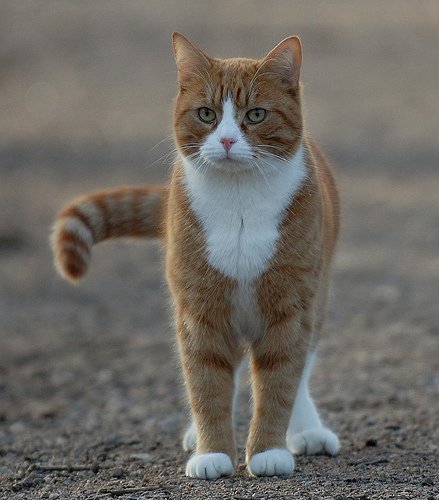
#> input picture week1/cat.png, 439 x 500 px; the run also reads 3 pictures not shown here
$ jupyter execute --allow-errors convolution.ipynb   (shell and % lines are left out)   (older library calls are emulated)
#> lines starting #> are read from the running program, lines starting #| are printed output that depends on the picture
[cell 1]
import numpy as np
from matplotlib import pyplot as plt
#%matplotlib notebook
from scipy import misc

import time

Let's do some setup and  load in image

[cell 2]
img = misc.imread('cat.png').astype(np.float)/255
#plt.figure()
plt.imshow(img)
plt.show()
start = time.time()
#out1 = sobel_filter(img)
#out2 = blur_filter(img)
#print('Calculation time:', time.time()-start, 'sec')
print('Image size:',img.shape)
#| Image size: (500, 439, 3)

Now, implement convolution of image of NxM pixels and C spectral bands (C=3 for a RGB image)
with a filter kernel of size Nk x Mk. THis image has 500*439pixels and 3 band since it is a colour image.

To compute the result of pixel (i,j,c), place the filter kernel at pixel (i,j,c) and multiply the image and the filter at all locations where the filter overlaps the image, then sum the result.
This sum can be computed using np.sum, or you can use 2 for-loops (this will be slower).

To compute the result of all pixels we need a for loop over all the indexes, in this case three for loops over image width (N), height (M) and number of channels (C).

In this example we compute convolution only at those pixels where the filter kernel fits inside the image.

First, implement convolution_loops where you in addition to the 3 outer loops also loop over the filter kernel.  See lecture notes for formula.

[cell 3]
# [20 lines left out: function convolution_loops, not called in this run]
"""
def convolution_loops(image, kernel):

  #Write a general function to convolve an image with an arbitrary kernel.

  out = np.zeros(image.shape)

  #kernel = kernel[::-1, ::-1] #Flipping kernel to follow convention

  N, M, C = image.shape
  Nk, Mk = kernel.shape
  nk_2 = Nk // 2
  mk_2 = Mk // 2
  for i in range(nk_2, N - nk_2):
    for j in range(mk_2, M - mk_2):
      for c in range(C):
        currsum = 0.0;
        for k in range(-nk_2,nk_2):
            for l in range(-mk_2,mk_2):
               currsum = currsum + image[i-k,j-l,c]*kernel[k,l]


        out[i, j, c] = currsum
  return out
"""

Now, replace the loop over the filter kernel by using either np.sum or np.dot (the latter after reshaping the current subwindow and the filter into a 1D vectors of length (1,Nk*Mk)

[cell 4]
def convolution(image, kernel):
    """
    Write a general function to convolve an image with an arbitrary kernel.
    """
    out = np.zeros(image.shape)
    if kernel.shape[0] != kernel.shape[1]:
        return "Kernel not square matrix"
    else:
        kernel = kernel[::-1, ::-1]
        h_1 = np.int_(np.floor((kernel.shape[0]-1)/2))
        for b in range(out.shape[2]):
            for y in range(out.shape[0]):
                for x in range(out.shape[1]):
                    if y >= h_1 and y < out.shape[0] - h_1 and x >= h_1 and x < out.shape[1] - h_1:
                        out[y,x,b] = np.sum(image[y-h_1:y+h_1+1,x-h_1:x+h_1+1,b]*kernel)
        return out

# [29 lines left out: function convolution_prettier, not called in this run]

def convolution_prettier_faster(image, kernel):
    """
    Write a general function to convolve an image with an arbitrary kernel.
    """
    # Flipping kernel to so that it is convolution and not correlation.
    kernel = kernel[::-1, ::-1]

    height_image, width_image, channel_image = image.shape
#> height_image = 500; width_image = 439; channel_image = 3

    # Todd: Account for padding and striding.
    out = np.zeros(image.shape)

    height_kernel, width_kernel = kernel.shape

    half_height_kernel, half_width_kernel = \
        np.int(np.floor((height_kernel-1)/2)), np.int(np.floor((width_kernel-1)/2))

    #print(np.swapaxes((kernel*np.ones(shape=(channel_image, height_kernel, width_kernel))).T, 0, 1))

    for y in range(height_image):
        for x in range(width_image):

            if y >= half_height_kernel \
            and y < height_image - half_height_kernel \
            and x >= half_width_kernel \
            and x < width_image - half_width_kernel:

                out[y,x,:] = \
                np.sum(image[y-half_height_kernel:y+half_height_kernel+1,\
                             x-half_width_kernel:x+half_width_kernel+1,\
                             :]*np.swapaxes((kernel*np.ones(shape=(channel_image, height_kernel, width_kernel))).T, 0, 1), axis=(0, 1))

    return out

def compute_convolved_image_shape(input_heigth, \
                               input_width, \
                               kernel_heigth, \
                               kernel_width, \
                               pad_size, \
                               stride):
    # Formula for the spatial dimensions of an image
    # in an convolutional output layer.
    return np.int(np.floor(1 + (input_heigth + 2*pad_size - kernel_heigth)/stride)), \
            np.int(np.floor(1 + (input_width + 2*pad_size - kernel_width)/stride))

def convolution_prettiest(input_image, weights, pad_size=0, stride=1):
    """
    Write a general function to convolve an image with an arbitrary kernel.
    """
#> called with weights = array of shape (5, 5), pad_size = 0, stride = 1
    # Flipping weights/kernel to so that it is convolution and not correlation.
    weights = weights[::-1, ::-1]

    height_weights, width_weights = weights.shape

    height_input_image, width_input_image, channels_input_image = input_image.shape
#> height_input_image = 500; width_input_image = 439; channels_input_image = 3

    # Assuming that the filter size is num_filters =
    # channels_output_image = channels_input_image = 3
    channels_output_image = channels_input_image
#> channels_output_image = 3

    input_image_padded = \
    np.pad(input_image, ((pad_size,), (pad_size,), (0,)), mode="constant", constant_values=0)

    # Define dimension of output image.
    height_output_image, width_output_image,  = \
                    compute_convolved_image_shape(height_input_image, \
                                                 width_input_image, \
                                                 height_weights, \
                                                 width_weights, \
                                                 pad_size, \
                                                 stride)
#> height_output_image = 496; width_output_image = 435

    output_image = np.zeros(shape=(height_output_image, \
                                   width_output_image, \
                                   channels_output_image))

    weights_broadcasted = \
    np.swapaxes((weights*np.ones(shape=(channels_input_image, height_weights, width_weights))).T, 0, 1)

    #print(weights_broadcasted)


    for y in range(height_output_image):
        for x in range(width_output_image):

                input_image_padded_masked = \
                input_image_padded[y*stride:y*stride+height_weights, x*stride:x*stride+width_weights, :]

                output_image[y, x, :] = \
                np.sum(input_image_padded_masked * weights_broadcasted, axis=(0, 1))
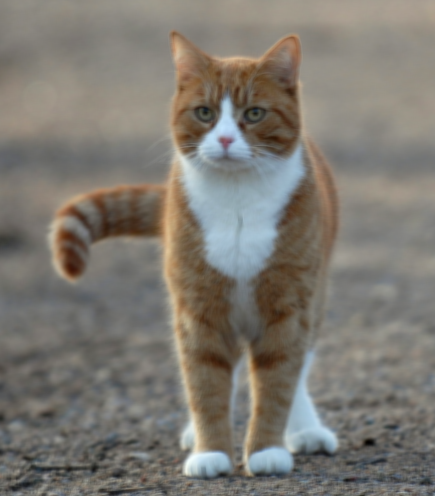
#> output_image: shape (496, 435, 3) float64; mean R, G, B 129.5, 125.5, 118.2; drawn with min black and max white

    return output_image

[cell 5]
# Checking a line profile

plt.figure()

plt.plot(img[40, :, 0])

plt.plot(np.pad(img, ((0,), (0,), (0,)), mode="constant", constant_values=0)[40, :, 0])

[cell 6]
# Check that your image looks correct with a given artbitraty filter
img = plt.imread('cat.png')

kernel = np.arange(25).reshape((5, 5))

start= time.time()
out1 = convolution_prettier_faster(img, kernel)

#out1 = sobel_filter(img)
#out2 = blur_filter(img)
print('Calculation time without inner lopps:', time.time()-start, 'sec')

start= time.time()
out2 = convolution_prettiest(img, kernel)

#out1 = sobel_filter(img)
#out2 = blur_filter(img)
print('Calculation time without inner lopps and channel loop:', time.time()-start, 'sec')


#out1 -= out1.min()
out1 /= out1.max()
#out2 -= out2.min()
out2 /= out2.max()


correct = plt.imread('convolution_cat.png')[:, :, :3]
plt.figure()
plt.imshow(correct, vmin=correct.min(), vmax=correct.max(), cmap='gray')
plt.figure()
plt.imshow(out1, vmin=out1.min(), vmax=out1.max())
plt.show()
plt.figure()
plt.imshow(out2, vmin=out2.min(), vmax=out2.max())
plt.show()

#> (a cell that did not finish here is left out)

[cell 8]
# Verify no difference in pixel scaling

a = out1[40, :, 0][41]
#> a = 0.528
b = np.append([0, 0], out2[38, :, 0])[41]
#> b = 0.528

b/a

np.all(b/a == 1.0)
#> Out = True

[cell 9]
# Playing with surface plots of the RGB image.

from mpl_toolkits.mplot3d import Axes3D

h, w, c = out1.shape
#> h = 500; w = 439; c = 3

X1, X2, X3 = (np.arange(w)*np.ones((h,w)) for i in range(c))
Y1, Y2, Y3 = (np.flip((np.arange(h)*np.ones((w,h))).T, axis=1) for i in range(c))
Z1, Z2, Z3 = (out1[:,:,i] for i in range(c))
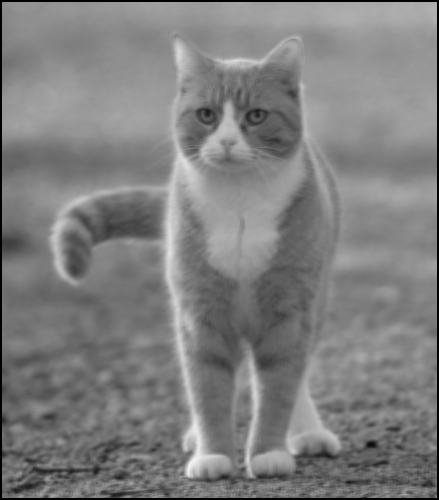
#> Z1: shape (500, 439) float64; min 0, max 0.951, mean 0.499
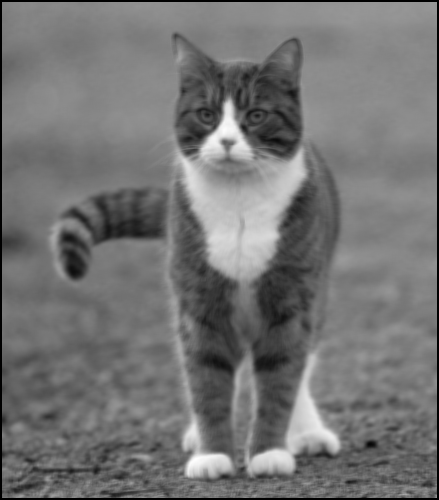
#> Z3: shape (500, 439) float64; min 0, max 1, mean 0.455

fig = plt.figure(figsize=[1*3*6.4, 1*4.8])

ax1 = fig.add_subplot(131, projection='3d')
ax1.view_init(elev=90)
ax2 = fig.add_subplot(132, projection='3d')
ax2.view_init(elev=90)
ax3 = fig.add_subplot(133, projection='3d')
ax3.view_init(elev=90)

subfig1 = ax1.plot_surface(Y1, X1, Z1, cmap="Reds")
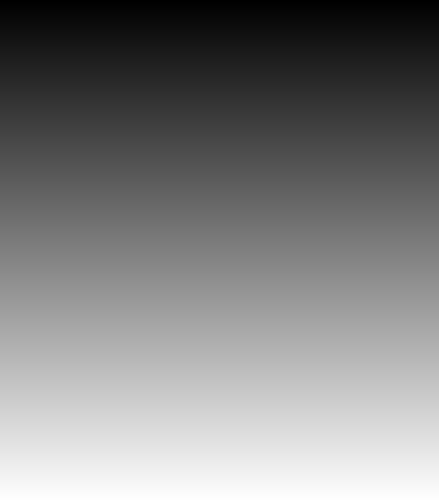
#> Y1: shape (500, 439) float64; min 0, max 499, mean 249.5; drawn with min black and max white
fig.colorbar(subfig1, ax=ax1)
subfig2 = ax2.plot_surface(Y2, X2, Z2, cmap="Greens")
fig.colorbar(subfig2, ax=ax2)
subfig3 = ax3.plot_surface(Y3, X3, Z3, cmap="Blues")
fig.colorbar(subfig3, ax=ax3)

#plt.figure()
#plt.imshow(Z)

[cell 10]
# Verify identical grayscale images with different sum methods (of RGB values).

plt.figure()
plt.imshow(np.sum(out1, axis=2), cmap="gray")
plt.figure()
plt.imshow(Z1+Z2+Z3, cmap="gray")

[cell 11]
h, w, c = img.shape
d = w
#> d = 439
plt.figure()
plt.imshow((img[:, :, 0]*np.ones(shape=(d, h, w)))[0, 30:180, 170:310], cmap="gray")
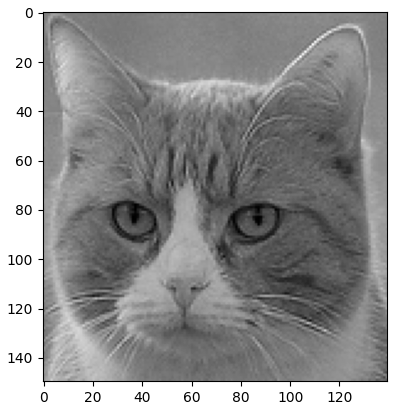
#> figure drawn by matplotlib, 1 panel

[cell 12]
# Make the cat image to a fake 3D image of the RED channel and perform 3D convolutions.
# Preparing ipyvolume volume plot parameters for visualizing volumes to be convoluted.
# Making 3D volumes out of existing data.

import ipyvolume as ipv
from scipy import signal

# ipyvolume uses by default a transfer function to visualize head voxel data in three dimensions:
# Red, Green, Blue.
# I want it to show the data as realistic as possible,
# therefore wanting grayscale by forcing RGB values to be identical.
# This is done by equal RBG values in level and opacity setting.

# NB! max_shape > largest dimension of volume to show entire volume.
volume_plot_parameters = {
    "lighting" : False,
    "data_min" : None,
    "data_max" : None,
    "max_shape" : 256,
    "tf" : None,
    "stereo" : False,
    "ambient_coefficient" : 0.5,
    "diffuse_coefficient": 0.8,
    "specular_coefficient" : 0.5,
    "specular_exponent" : 0.5,
    "level" : 0.5*np.ones(3),
    "opacity" : 0.1*np.ones(3),
    "level_width" : 0.1*np.ones(3),
    "controls" : True,
    "max_opacity" : 0.2
}

def plot_volume(volume_data, parameters):
    # Kept for more interesting data:
    # level=[0.1, 0.5, 0.9], \
    # opacity=[0.01, 0.05, 0.1], \
    ipv.figure()
#> (this line was passed over: ipyvolume is not available in this run)
    widget = ipv.pylab.volshow(volume_data, \
                                 lighting=parameters["lighting"], \
                                 data_min=parameters["data_min"], \
                                 data_max=parameters["data_max"], \
                                 max_shape=parameters["max_shape"], \
                                 tf=parameters["tf"], \
                                 stereo=parameters["stereo"], \
                                 ambient_coefficient=parameters["ambient_coefficient"], \
                                 diffuse_coefficient=parameters["diffuse_coefficient"], \
                                 specular_coefficient=parameters["specular_coefficient"], \
                                 specular_exponent=parameters["specular_exponent"], \
                                 level=parameters["level"], \
                                 opacity=parameters["opacity"], \
                                 level_width=parameters["level_width"], \
                                 controls=parameters["controls"], \
                                 max_opacity=parameters["max_opacity"])
    ipv.show()
    return widget

# Red channel broadcasted to 3D
h, w, c = img.shape
# Determining the third dimension, depth
d = w

starty = 30
endy = 180

startx = 170
endx = 310


x = img[starty:endy, startx:endx, 0]*np.ones(shape=(30, endy-starty, endx-startx))
#x = img[:, :, 0]*np.ones(shape=(d, h, w))

# A broadcasted 2D gaussian kernel to accomplish smoothing
gaussian = signal.gaussian(5, 5).reshape((5, 1))
w = gaussian*(gaussian.T)*gaussian.reshape((5, 1, 1))

b = 2

# Plot x, w and b
volume_plot_parameters["level"] = 0.2*np.ones(3)
volume_plot_parameters["opacity"] = 0.2*np.ones(3)
plot_volume(x, volume_plot_parameters)
#> (the call stopped at in plot_volume, `widget = ipv.pylab.volshow(volume_data, \ lighting=parameters["lightin..`: ipyvolume is not available in this run)
volume_plot_parameters["level"] = 0.9*np.ones(3)
plot_volume(w, volume_plot_parameters)
#> (the call stopped at in plot_volume, `widget = ipv.pylab.volshow(volume_data, \ lighting=parameters["lightin..`: ipyvolume is not available in this run)
plt.figure()
plt.title("b")
plt.imshow(np.array([[b]]), cmap="gray")

plt.figure()
plt.title("1D gaussian")
plt.plot(gaussian)

# Implement 3D convolution.

def compute_convolved_image_shape_3D(input_depth, \
                                     input_height, \
                                     input_width, \
                                     kernel_depth, \
                                     kernel_height, \
                                     kernel_width, \
                                     pad_size, \
                                     stride):
    # Formula for the spatial dimensions of an image
    # in an convolutional output layer.
    return np.int(np.floor(1 + (input_depth + 2*pad_size - kernel_depth)/stride)), \
            np.int(np.floor(1 + (input_height + 2*pad_size - kernel_height)/stride)), \
            np.int(np.floor(1 + (input_width + 2*pad_size - kernel_width)/stride))

def convolution_3D(input_image, weights, pad_size=0, stride=1):
    """
    Write a general function to convolve an image with an arbitrary kernel.
    """
#> called with input_image = array of shape (30, 150, 140), weights = array of shape (5, 5, 5), pad_size = 1, stride = 1
    # Flipping weights/kernel to so that it is convolution and not correlation.
    #weights = weights[::-1, ::-1]

    depth_weights, height_weights, width_weights = weights.shape

    depth_input_image, height_input_image, width_input_image = input_image.shape
#> depth_input_image = 30; height_input_image = 150

    input_image_padded = \
    np.pad(input_image, ((pad_size,), (pad_size,), (pad_size,)), mode="constant", constant_values=0)

    # Define dimension of output image.
    depth_output_image, height_output_image, width_output_image,  = \
    compute_convolved_image_shape_3D(depth_input_image, \
                                     height_input_image, \
                                     width_input_image, \
                                     depth_weights, \
                                     height_weights, \
                                     width_weights, \
                                     pad_size, \
                                     stride)

    output_image = np.zeros(shape=(depth_output_image, \
                                   height_output_image, \
                                   width_output_image))
    for z in range(depth_output_image):
        for y in range(height_output_image):
            for x in range(width_output_image):

                    input_image_padded_masked = \
                    input_image_padded[z*stride:z*stride+depth_weights, y*stride:y*stride+height_weights, x*stride:x*stride+width_weights]

                    output_image[z, y, x] = \
                    np.sum(input_image_padded_masked * weights)

    return output_image

# Now is time to compute the 3D convolution (correlation if kernel not flipped)
# y = x (convolved with) w + b

# A padding of 1 is necesary to evaluate y for the shaded pixels, which is y[0, 3, 4]
volume_plot_parameters["level"] = 0.2*np.ones(3)
volume_plot_parameters["opacity"] = 0.2*np.ones(3)
y = convolution_3D(x, w, pad_size=1, stride=1) + b

plot_volume(y, volume_plot_parameters)
#> (the call stopped at in plot_volume, `widget = ipv.pylab.volshow(volume_data, \ lighting=parameters["lightin..`: ipyvolume is not available in this run)
print(y.shape)
#| (28, 148, 138)
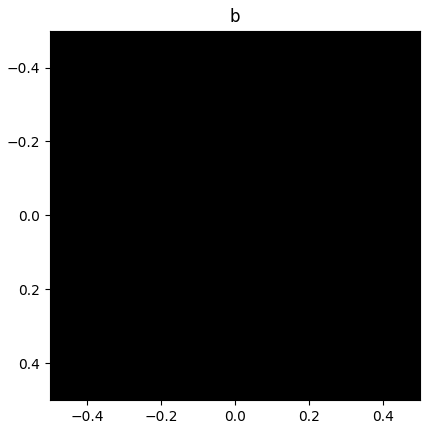
#> figure drawn by matplotlib, 1 panel
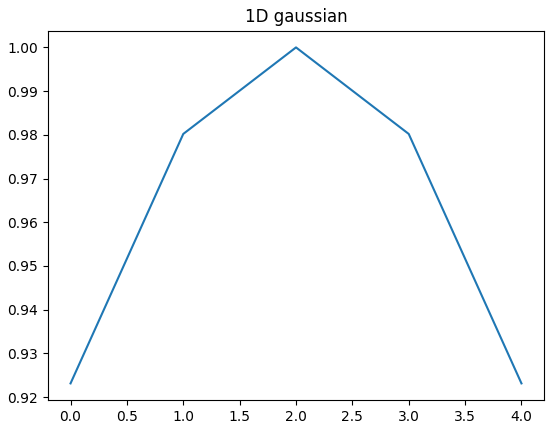
#> figure drawn by matplotlib, 1 panel

[cell 13]
def blur_filter(img):
  """
  Use your convolution function to filter your image with an average filter (box filter)
  with kernel size of 11. The filter should have coefficients 1/(k_size*k_size)
  """
  k_size = 11
  kernel = np.ones((k_size, k_size))/k_size**2
  return convolution(img, kernel)

[cell 14]
# Check your blurred image
img = plt.imread('cat.png').astype(np.float) / 255
out = blur_filter(img)
out -= out.min()
out /= out.max()

correct = plt.imread('blur_cat.png')[:, :, :3]
plt.figure()
plt.imshow(correct, vmin=correct.min(), vmax=correct.max(), cmap='gray')
plt.figure()
plt.imshow(out, vmin=out.min(), vmax=out.max())
plt.show()

[cell 15]
def sobel_filter(img):
    """
    Use your convolution function to filter your image with a vertical sobel kernel to find vertical edges
    """
    sobel_y = [[1, 2, 1],
            [0, 0, 0],
            [-1, -2, -1]]
    sobel_x = [[1, 0, -1 ],
            [2, 0, -2],
            [1, 0, -1]]
    sobel_y = np.array(sobel_y)
    sobel_x = np.array(sobel_x)
    # Your code here
    out = np.zeros(img.shape)

    G_y = convolution(img, sobel_y)
#> after the loop in convolution (call 2), `for b in range(out.shape[2]):`:
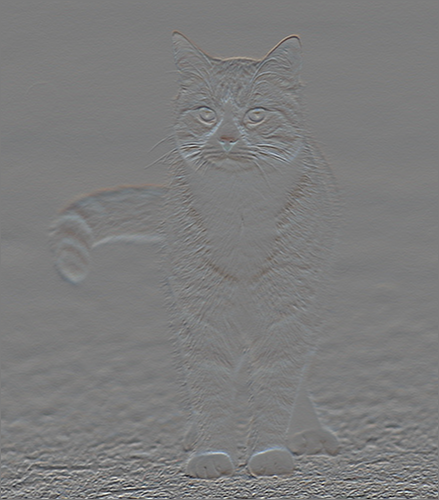
#> out: shape (500, 439, 3) float64; mean R, G, B -1.09e-05, -9.43e-06, -7.47e-06; drawn with min black and max white
    G_x = convolution(img, sobel_x)
#> after the loop in convolution (call 3), `for b in range(out.shape[2]):`:
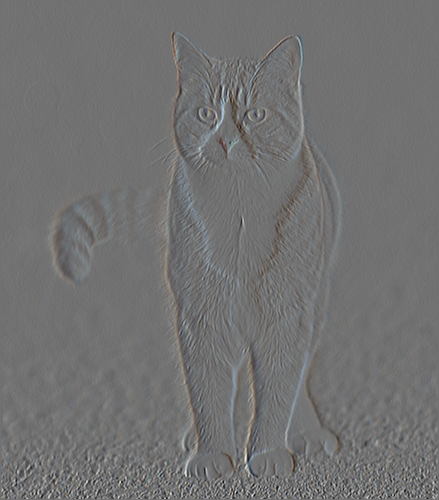
#> out: shape (500, 439, 3) float64; mean R, G, B 5.33e-06, 5.34e-06, 5.2e-06; drawn with min black and max white

    return np.sqrt(G_x**2+G_y**2)
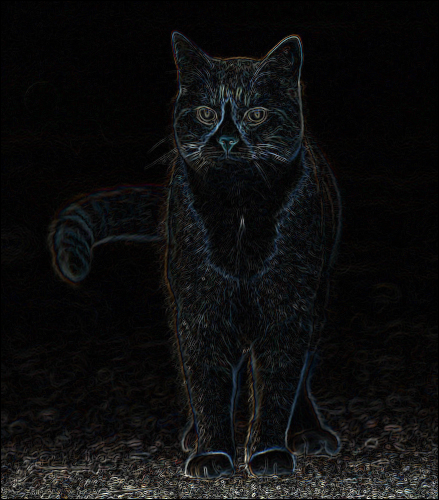
#> returned value: shape (500, 439, 3) float64; mean of channels 0, 1, 2 0.000614, 0.000622, 0.00063; drawn with min black and max white

[cell 16]
# Check the sobel image
out = sobel_filter(img)
out -= out.min()
out /= out.max()
correct = plt.imread('sobel_cat.png')[:, :, :3]
plt.figure()
plt.imshow(correct, vmin=correct.min(), vmax=correct.max(), cmap='gray')
plt.figure()
plt.imshow(out, vmin=out.min(), vmax=out.max())
plt.show()
